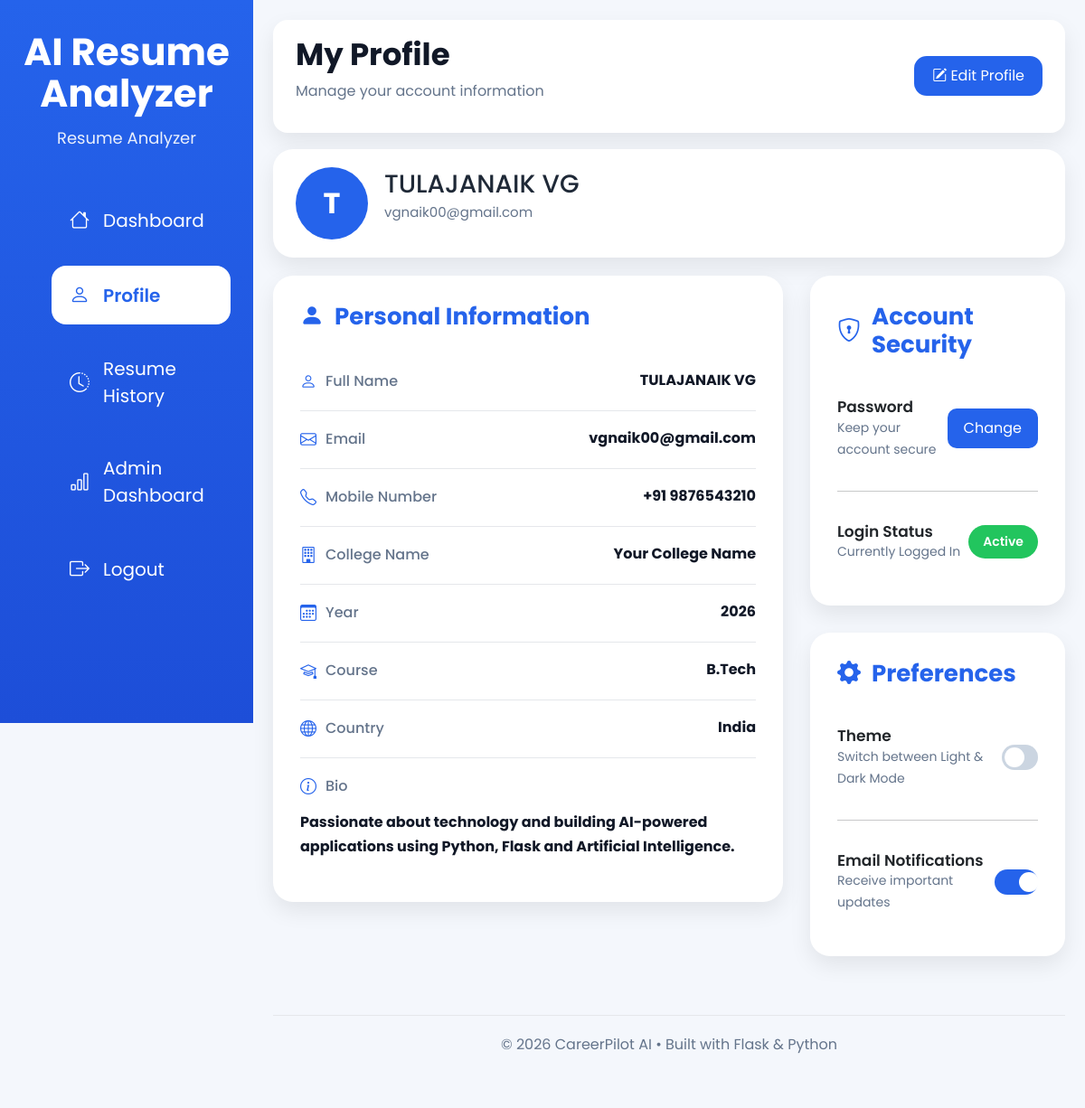
Screenshot of /profile (signed in) with the database file from the repository.
### database.py (models this page shows, shortened)
class User(UserMixin, db.Model):
    __tablename__ = "users"
    id = db.Column(db.Integer, primary_key=True)
    fullname = db.Column(db.String(100), nullable=False)
    email = db.Column(db.String(120), unique=True, nullable=False)
    mobile = db.Column(db.String(15))
    college = db.Column(db.String(200))
    course = db.Column(db.String(100))
    graduation_year = db.Column(db.String(10))
    bio = db.Column(db.Text)
    password = db.Column(db.String(255), nullable=False)
    created_at = db.Column(
        db.DateTime,
        default=datetime.utcnow
    )
    resumes = db.relationship(
        "Resume",
        backref="user",
        lazy=True
    )

### routes/profile.py (the view)
@profile_bp.route("/profile")
def profile():
    if "user_id" not in session:
        return redirect(url_for("auth.login"))
    user = User.query.get(session["user_id"])
    return render_template(
        "profile.html",
        user=user
    )

### templates/profile.html (shortened to what this page needs)
<!DOCTYPE html>
<html lang="en">
<head>
    <link href="https://cdn.jsdelivr.net/npm/bootstrap@5.3.3/dist/css/bootstrap.min.css" rel="stylesheet">
    <link href="https://cdn.jsdelivr.net/npm/bootstrap-icons@1.11.3/font/bootstrap-icons.css" rel="stylesheet">
    <link rel="stylesheet"
          href="{{ url_for('static', filename='css/profile.css') }}">
</head>
<body>
<div class="wrapper">
    <aside class="sidebar">
        <div class="logo">
            <h1>AI Resume Analyzer</h1>
            <p>Resume Analyzer</p>
        </div>
        <ul>
            <li>
                <a href="/">
                    <i class="bi bi-house"></i>
                    Dashboard
                </a>
            </li>
            <li class="active">
                <a href="/profile">
                    <i class="bi bi-person"></i>
                    Profile
                </a>
            </li>
            <li>
                <a href="/history">
                    <i class="bi bi-clock-history"></i>
                    Resume History
                </a>
            </li>
            <li>
                <a href="/admin">
                    <i class="bi bi-bar-chart"></i>
                    Admin Dashboard
                </a>
            </li>
            <li>
                <a href="/logout">
                    <i class="bi bi-box-arrow-right"></i>
                    Logout
                </a>
            </li>
        </ul>
    </aside>
    <main class="main-content">
        <div class="page-header">
            <div>
                <h1>My Profile</h1>
                <p>Manage your account information</p>
            </div>
            <button class="edit-btn">
                <i class="bi bi-pencil-square"></i>
                Edit Profile
            </button>
        </div>
        <div class="profile-box">
            <div class="profile-left">
                <div class="avatar">
                    {{ user.fullname[0]|upper }}
                </div>
                <div>
                    <h2>{{ user.fullname }}</h2>
                    <p>{{ user.email }}</p>
                </div>
            </div>
        </div>
<div class="content-grid">
    <div class="left-section">
        <div class="card">
            <h3>
                <i class="bi bi-person-fill"></i>
                Personal Information
            </h3>
            <div class="info-row">
                <span><i class="bi bi-person"></i> Full Name</span>
                <strong>{{ user.fullname }}</strong>
            </div>
            <div class="info-row">
                <span><i class="bi bi-envelope"></i> Email</span>
                <strong>{{ user.email }}</strong>
            </div>
            <div class="info-row">
                <span><i class="bi bi-telephone"></i> Mobile Number</span>
                <strong>+91 9876543210</strong>
            </div>
            <div class="info-row">
                <span><i class="bi bi-building"></i> College Name</span>
                <strong>Your College Name</strong>
            </div>
            <div class="info-row">
                <span><i class="bi bi-calendar3"></i> Year</span>
                <strong>2026</strong>
            </div>
            <div class="info-row">
                <span><i class="bi bi-mortarboard"></i> Course</span>
                <strong>B.Tech</strong>
            </div>
            <div class="info-row">
                <span><i class="bi bi-globe"></i> Country</span>
                <strong>India</strong>
            </div>
            <div class="info-row bio">
                <span>
                    <i class="bi bi-info-circle"></i>
                    Bio
                </span>
                <strong>
                    Passionate about technology and building AI-powered
                    applications using Python, Flask and Artificial Intelligence.
                </strong>
            </div>
        </div>
    </div>
    <div class="right-section">
        <div class="card">
            <h3>
                <i class="bi bi-shield-lock"></i>
                Account Security
            </h3>
            <div class="security-item">
                <div>
                    <h5>Password</h5>
                    <small>Keep your account secure</small>
                </div>
                <button class="change-btn">
                    Change
                </button>
            </div>
            <hr>
            <div class="security-item">
                <div>
                    <h5>Login Status</h5>
                    <small>Currently Logged In</small>
                </div>
                <span class="status">
                    Active
                </span>
            </div>
        </div>
<div class="card">
    <h3>
        <i class="bi bi-gear-fill"></i>
        Preferences
    </h3>
    <div class="security-item">
        <div>
            <h5>Theme</h5>
            <small>Switch between Light & Dark Mode</small>
        </div>
        <label class="switch">
            <span class="slider"></span>
        </label>
    </div>
    <hr>
    <div class="security-item">
        <div>
            <h5>Email Notifications</h5>
            <small>Receive important updates</small>
        </div>
        <label class="switch">
            <span class="slider"></span>
        </label>
    </div>
</div>
</div>
</div>
<footer class="footer">
    <p>
        © 2026 CareerPilot AI • Built with Flask & Python
    </p>
</footer>
</main>
</div>
</body>
</html>

### static/css/profile.css (style rules this page uses)
* { margin:0; padding:0; box-sizing:border-box; font-family:'Poppins',sans-serif; }
body { background:#f4f7fc; color:#1f2937; }
.wrapper { display:flex; min-height:100vh; }
.sidebar { width:280px; position:fixed; left:0; top:0; height:100vh; background:linear-gradient(180deg,#2563eb,#1d4ed8); color:white; padding:35px 25px; }
.logo { text-align:center; margin-bottom:45px; }
.logo h1 { font-size:42px; font-weight:700; line-height:1.1; }
.logo p { margin-top:12px; font-size:18px; opacity:.9; }
.sidebar ul { list-style:none; }
.sidebar li { margin-bottom:18px; }
.sidebar a { display:flex; align-items:center; gap:15px; color:white; text-decoration:none; padding:16px 20px; border-radius:16px; font-size:20px; transition:.3s; }
.sidebar li.active a { background:white; color:#2563eb; font-weight:600; }
.sidebar i { font-size:22px; }
.main-content { margin-left:280px; width:calc(100% - 280px); padding:22px; }
.page-header { display:flex; justify-content:space-between; align-items:center; background:white; padding:18px 25px; border-radius:16px; box-shadow:0 10px 25px rgba(0,0,0,.08); margin-bottom:18px; }
.page-header h1 { font-size:34px; font-weight:700; color:#111827; }
.page-header p { margin-top:8px; color:#64748b; font-size:16px; }
.edit-btn { background:#2563eb; color:white; border:none; padding:10px 20px; border-radius:14px; font-size:16px; cursor:pointer; transition:.3s; }
.profile-box { background:white; border-radius:22px; padding:20px 25px; box-shadow:0 10px 25px rgba(0,0,0,.08); margin-bottom:20px; }
.profile-left { display:flex; align-items:center; gap:18px; }
.avatar { width:80px; height:80px; border-radius:50%; background:#2563eb; display:flex; align-items:center; justify-content:center; color:white; font-size:32px; font-weight:700; }
.profile-left h2 { font-size:28px; margin-bottom:4px; }
.profile-left p { color:#64748b; font-size:15px; }
.content-grid { display:grid; grid-template-columns:2fr 1fr; gap:30px; }
.card { background:#ffffff; border-radius:22px; padding:30px; box-shadow:0 10px 25px rgba(0,0,0,.08); border:none; margin-bottom:30px; transition:.3s; }
.card h3 { font-size:26px; font-weight:700; color:#2563eb; display:flex; align-items:center; gap:12px; margin-bottom:25px; }
.info-row { display:flex; justify-content:space-between; align-items:flex-start; padding:18px 0; border-bottom:1px solid #e5e7eb; }
.info-row:last-child { border-bottom:none; }
.info-row span { display:flex; align-items:center; gap:10px; color:#64748b; font-weight:500; }
.info-row span i { color:#2563eb; font-size:18px; }
.info-row strong { color:#111827; text-align:right; max-width:55%; }
.bio { flex-direction:column; align-items:flex-start; }
.bio strong { margin-top:12px; max-width:100%; text-align:left; line-height:1.7; }
.security-item { display:flex; justify-content:space-between; align-items:center; padding:18px 0; }
.security-item h5 { margin:0; font-size:17px; font-weight:600; }
.security-item small { color:#64748b; }
.change-btn { background:#2563eb; color:white; border:none; padding:10px 18px; border-radius:10px; cursor:pointer; transition:.3s; }
.status { background:#22c55e; color:white; padding:8px 16px; border-radius:20px; font-size:14px; font-weight:600; }
.switch { position:relative; display:inline-block; width:52px; height:28px; }
.slider { position:absolute; inset:0; background:#cbd5e1; border-radius:30px; cursor:pointer; transition:.3s; }
.slider::before { content:""; position:absolute; width:22px; height:22px; left:3px; top:3px; background:white; border-radius:50%; transition:.3s; }
input:checked + .slider { background:#2563eb; }
input:checked + .slider::before { transform:translateX(24px); }
.footer { margin-top:35px; padding:20px; text-align:center; color:#64748b; border-top:1px solid #e5e7eb; }
.page-header, .profile-box, .card { animation:fadeUp .6s ease; }
.edit-btn, .change-btn { transition:.3s ease; }

### rows the page displays
User: fullname "T", fullname "TULAJANAIK VG", email "vgnaik00@gmail.com"
